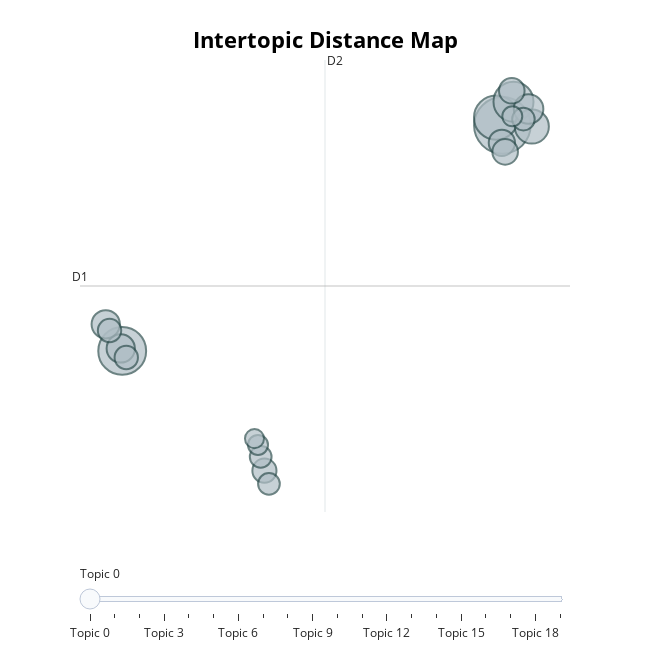

This figure's notebook cell:
### Code cell
topic_model.visualize_topics()

### Figure 1 — Plotly figure (JSON) as saved in the notebook; plotly's stock layout.template omitted (floating-point values rounded to 4 significant figures)
{"data": [{"customdata": [[0, "the | it | of | my | and", 88], [1, "movies | the | movie | is | of", 63], [2, "to | job | you | in | lpt", 54], [3, "to | and | he | my | the", 44], [4, "homemade | taste | milk | pizza | how", 32], [5, "men | to | id | that | this", 24], [6, "song | prog | songs | 2023 | is", 22], [7, "game | games | of | video | one", 22], [8, "kitten | be | bunny | to | oc", 19], [9, "my | to | credit | bank | and", 18], [10, "oc | gummy | of | sea | park", 18], [11, "wagner | prigozhins | putin | allegiance | lukashenko", 16], [12, "code | models | llama | model | the", 15], [13, "and | to | the | book | of", 15], [14, "ampx200b | the | it | and | cohle", 14], [15, "ukraine | russian | forces | ukraines | ukrainian", 13], [16, "rubiales | spanish | hermoso | luis | kiss", 13], [17, "military | army | nigers | ambassador | 48", 11], [18, "and | the | to | in | was", 11], [19, "lunar | rover | power | countries | pragyan", 10]], "hovertemplate": "<b>Topic %{customdata[0]}</b><br>%{customdata[1]}<br>Size: %{customdata[2]}", "legendgroup": "", "marker": {"color": "#B0BEC5", "line": {"color": "DarkSlateGrey", "width": 2}, "size": [88, 63, 54, 44, 32, 24, 22, 22, 19, 18, 18, 16, 15, 15, 14, 13, 13, 11, 11, 10], "sizemode": "area", "sizeref": 0.055, "symbol": "circle"}, "mode": "markers", "name": "", "orientation": "v", "showlegend": false, "type": "scatter", "x": [12.23, -8.419, 11.89, 12.83, 13.83, 13.65, -8.498, -9.315, 12.2, 12.74, 12.38, -0.6951, -9.107, -8.199, 13.37, -0.8983, -0.4497, -1.044, 12.77, -1.234], "xaxis": "x", "y": [5.699, -1.818, 5.956, 6.488, 5.66, 6.245, -1.738, -0.9319, 5.117, 6.851, 4.816, -5.811, -1.14, -2.038, 5.907, -5.349, -6.251, -4.952, 6.002, -4.742], "yaxis": "y"}], "layout": {"annotations": [{"showarrow": false, "text": "D1", "x": -10.71, "y": 0.3448, "yshift": 10}, {"showarrow": false, "text": "D2", "x": 2.595, "xshift": 10, "y": 7.878}], "height": 650, "hoverlabel": {"bgcolor": "white", "font": {"family": "Rockwell", "size": 16}}, "legend": {"itemsizing": "constant", "tracegroupgap": 0}, "margin": {"t": 60}, "shapes": [{"line": {"color": "#CFD8DC", "width": 2}, "type": "line", "x0": 2.595, "x1": 2.595, "y0": -7.189, "y1": 7.878}, {"line": {"color": "#9E9E9E", "width": 2}, "type": "line", "x0": -10.71, "x1": 15.9, "y0": 0.3448, "y1": 0.3448}], "sliders": [{"active": 0, "pad": {"t": 50}, "steps": [{"args": [{"marker.color": [["red", "#B0BEC5", "#B0BEC5", "#B0BEC5", "#B0BEC5", "#B0BEC5", "#B0BEC5", "#B0BEC5", "#B0BEC5", "#B0BEC5", "#B0BEC5", "#B0BEC5", "#B0BEC5", "#B0BEC5", "#B0BEC5", "#B0BEC5", "#B0BEC5", "#B0BEC5", "#B0BEC5", "#B0BEC5"]]}], "label": "Topic 0", "method": "update"}, {"args": [{"marker.color": [["#B0BEC5", "red", "#B0BEC5", "#B0BEC5", "#B0BEC5", "#B0BEC5", "#B0BEC5", "#B0BEC5", "#B0BEC5", "#B0BEC5", "#B0BEC5", "#B0BEC5", "#B0BEC5", "#B0BEC5", "#B0BEC5", "#B0BEC5", "#B0BEC5", "#B0BEC5", "#B0BEC5", "#B0BEC5"]]}], "label": "Topic 1", "method": "update"}, {"args": [{"marker.color": [["#B0BEC5", "#B0BEC5", "red", "#B0BEC5", "#B0BEC5", "#B0BEC5", "#B0BEC5", "#B0BEC5", "#B0BEC5", "#B0BEC5", "#B0BEC5", "#B0BEC5", "#B0BEC5", "#B0BEC5", "#B0BEC5", "#B0BEC5", "#B0BEC5", "#B0BEC5", "#B0BEC5", "#B0BEC5"]]}], "label": "Topic 2", "method": "update"}, {"args": [{"marker.color": [["#B0BEC5", "#B0BEC5", "#B0BEC5", "red", "#B0BEC5", "#B0BEC5", "#B0BEC5", "#B0BEC5", "#B0BEC5", "#B0BEC5", "#B0BEC5", "#B0BEC5", "#B0BEC5", "#B0BEC5", "#B0BEC5", "#B0BEC5", "#B0BEC5", "#B0BEC5", "#B0BEC5", "#B0BEC5"]]}], "label": "Topic 3", "method": "update"}, {"args": [{"marker.color": [["#B0BEC5", "#B0BEC5", "#B0BEC5", "#B0BEC5", "red", "#B0BEC5", "#B0BEC5", "#B0BEC5", "#B0BEC5", "#B0BEC5", "#B0BEC5", "#B0BEC5", "#B0BEC5", "#B0BEC5", "#B0BEC5", "#B0BEC5", "#B0BEC5", "#B0BEC5", "#B0BEC5", "#B0BEC5"]]}], "label": "Topic 4", "method": "update"}, {"args": [{"marker.color": [["#B0BEC5", "#B0BEC5", "#B0BEC5", "#B0BEC5", "#B0BEC5", "red", "#B0BEC5", "#B0BEC5", "#B0BEC5", "#B0BEC5", "#B0BEC5", "#B0BEC5", "#B0BEC5", "#B0BEC5", "#B0BEC5", "#B0BEC5", "#B0BEC5", "#B0BEC5", "#B0BEC5", "#B0BEC5"]]}], "label": "Topic 5", "method": "update"}, {"args": [{"marker.color": [["#B0BEC5", "#B0BEC5", "#B0BEC5", "#B0BEC5", "#B0BEC5", "#B0BEC5", "red", "#B0BEC5", "#B0BEC5", "#B0BEC5", "#B0BEC5", "#B0BEC5", "#B0BEC5", "#B0BEC5", "#B0BEC5", "#B0BEC5", "#B0BEC5", "#B0BEC5", "#B0BEC5", "#B0BEC5"]]}], "label": "Topic 6", "method": "update"}, {"args": [{"marker.color": [["#B0BEC5", "#B0BEC5", "#B0BEC5", "#B0BEC5", "#B0BEC5", "#B0BEC5", "#B0BEC5", "red", "#B0BEC5", "#B0BEC5", "#B0BEC5", "#B0BEC5", "#B0BEC5", "#B0BEC5", "#B0BEC5", "#B0BEC5", "#B0BEC5", "#B0BEC5", "#B0BEC5", "#B0BEC5"]]}], "label": "Topic 7", "method": "update"}, {"args": [{"marker.color": [["#B0BEC5", "#B0BEC5", "#B0BEC5", "#B0BEC5", "#B0BEC5", "#B0BEC5", "#B0BEC5", "#B0BEC5", "red", "#B0BEC5", "#B0BEC5", "#B0BEC5", "#B0BEC5", "#B0BEC5", "#B0BEC5", "#B0BEC5", "#B0BEC5", "#B0BEC5", "#B0BEC5", "#B0BEC5"]]}], "label": "Topic 8", "method": "update"}, {"args": [{"marker.color": [["#B0BEC5", "#B0BEC5", "#B0BEC5", "#B0BEC5", "#B0BEC5", "#B0BEC5", "#B0BEC5", "#B0BEC5", "#B0BEC5", "red", "#B0BEC5", "#B0BEC5", "#B0BEC5", "#B0BEC5", "#B0BEC5", "#B0BEC5", "#B0BEC5", "#B0BEC5", "#B0BEC5", "#B0BEC5"]]}], "label": "Topic 9", "method": "update"}, {"args": [{"marker.color": [["#B0BEC5", "#B0BEC5", "#B0BEC5", "#B0BEC5", "#B0BEC5", "#B0BEC5", "#B0BEC5", "#B0BEC5", "#B0BEC5", "#B0BEC5", "red", "#B0BEC5", "#B0BEC5", "#B0BEC5", "#B0BEC5", "#B0BEC5", "#B0BEC5", "#B0BEC5", "#B0BEC5", "#B0BEC5"]]}], "label": "Topic 10", "method": "update"}, {"args": [{"marker.color": [["#B0BEC5", "#B0BEC5", "#B0BEC5", "#B0BEC5", "#B0BEC5", "#B0BEC5", "#B0BEC5", "#B0BEC5", "#B0BEC5", "#B0BEC5", "#B0BEC5", "red", "#B0BEC5", "#B0BEC5", "#B0BEC5", "#B0BEC5", "#B0BEC5", "#B0BEC5", "#B0BEC5", "#B0BEC5"]]}], "label": "Topic 11", "method": "update"}, {"args": [{"marker.color": [["#B0BEC5", "#B0BEC5", "#B0BEC5", "#B0BEC5", "#B0BEC5", "#B0BEC5", "#B0BEC5", "#B0BEC5", "#B0BEC5", "#B0BEC5", "#B0BEC5", "#B0BEC5", "red", "#B0BEC5", "#B0BEC5", "#B0BEC5", "#B0BEC5", "#B0BEC5", "#B0BEC5", "#B0BEC5"]]}], "label": "Topic 12", "method": "update"}, {"args": [{"marker.color": [["#B0BEC5", "#B0BEC5", "#B0BEC5", "#B0BEC5", "#B0BEC5", "#B0BEC5", "#B0BEC5", "#B0BEC5", "#B0BEC5", "#B0BEC5", "#B0BEC5", "#B0BEC5", "#B0BEC5", "red", "#B0BEC5", "#B0BEC5", "#B0BEC5", "#B0BEC5", "#B0BEC5", "#B0BEC5"]]}], "label": "Topic 13", "method": "update"}, {"args": [{"marker.color": [["#B0BEC5", "#B0BEC5", "#B0BEC5", "#B0BEC5", "#B0BEC5", "#B0BEC5", "#B0BEC5", "#B0BEC5", "#B0BEC5", "#B0BEC5", "#B0BEC5", "#B0BEC5", "#B0BEC5", "#B0BEC5", "red", "#B0BEC5", "#B0BEC5", "#B0BEC5", "#B0BEC5", "#B0BEC5"]]}], "label": "Topic 14", "method": "update"}, {"args": [{"marker.color": [["#B0BEC5", "#B0BEC5", "#B0BEC5", "#B0BEC5", "#B0BEC5", "#B0BEC5", "#B0BEC5", "#B0BEC5", "#B0BEC5", "#B0BEC5", "#B0BEC5", "#B0BEC5", "#B0BEC5", "#B0BEC5", "#B0BEC5", "red", "#B0BEC5", "#B0BEC5", "#B0BEC5", "#B0BEC5"]]}], "label": "Topic 15", "method": "update"}, {"args": [{"marker.color": [["#B0BEC5", "#B0BEC5", "#B0BEC5", "#B0BEC5", "#B0BEC5", "#B0BEC5", "#B0BEC5", "#B0BEC5", "#B0BEC5", "#B0BEC5", "#B0BEC5", "#B0BEC5", "#B0BEC5", "#B0BEC5", "#B0BEC5", "#B0BEC5", "red", "#B0BEC5", "#B0BEC5", "#B0BEC5"]]}], "label": "Topic 16", "method": "update"}, {"args": [{"marker.color": [["#B0BEC5", "#B0BEC5", "#B0BEC5", "#B0BEC5", "#B0BEC5", "#B0BEC5", "#B0BEC5", "#B0BEC5", "#B0BEC5", "#B0BEC5", "#B0BEC5", "#B0BEC5", "#B0BEC5", "#B0BEC5", "#B0BEC5", "#B0BEC5", "#B0BEC5", "red", "#B0BEC5", "#B0BEC5"]]}], "label": "Topic 17", "method": "update"}, {"args": [{"marker.color": [["#B0BEC5", "#B0BEC5", "#B0BEC5", "#B0BEC5", "#B0BEC5", "#B0BEC5", "#B0BEC5", "#B0BEC5", "#B0BEC5", "#B0BEC5", "#B0BEC5", "#B0BEC5", "#B0BEC5", "#B0BEC5", "#B0BEC5", "#B0BEC5", "#B0BEC5", "#B0BEC5", "red", "#B0BEC5"]]}], "label": "Topic 18", "method": "update"}, {"args": [{"marker.color": [["#B0BEC5", "#B0BEC5", "#B0BEC5", "#B0BEC5", "#B0BEC5", "#B0BEC5", "#B0BEC5", "#B0BEC5", "#B0BEC5", "#B0BEC5", "#B0BEC5", "#B0BEC5", "#B0BEC5", "#B0BEC5", "#B0BEC5", "#B0BEC5", "#B0BEC5", "#B0BEC5", "#B0BEC5", "red"]]}], "label": "Topic 19", "method": "update"}]}], "title": {"font": {"color": "Black", "size": 22}, "text": "<b>Intertopic Distance Map</b>", "x": 0.5, "xanchor": "center", "y": 0.95, "yanchor": "top"}, "width": 650, "xaxis": {"anchor": "y", "domain": [0, 1], "range": [-10.71, 15.9], "title": {"text": ""}, "visible": false}, "yaxis": {"anchor": "x", "domain": [0, 1], "range": [-7.189, 7.878], "title": {"text": ""}, "visible": false}}}
